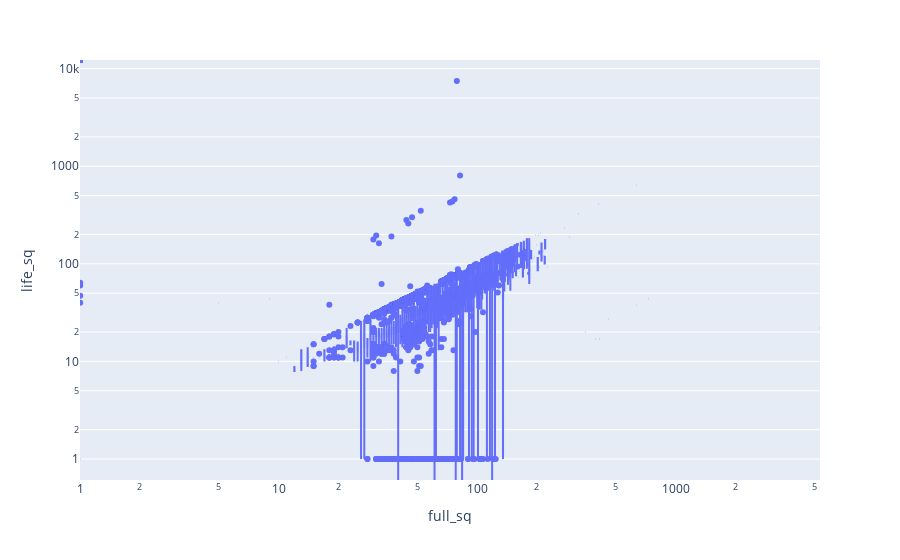

Notebook code cell kept with this figure:
### Code cell
fig = px.box(
    data_frame=sber_data,
    x='full_sq',
    y='life_sq',
    log_x=True,
    log_y=True
)

fig.show()

### Figure 1 — Plotly figure (JSON) as saved in the notebook; plotly's stock layout.template omitted (floating-point values rounded to 4 significant figures; data arrays with more than 128 entries replaced by an {"elided": "..."} marker saying what was removed)
{"data": [{"alignmentgroup": "True", "hovertemplate": "full_sq=%{x}<br>life_sq=%{y}<extra></extra>", "legendgroup": "", "marker": {"color": "#636efa"}, "name": "", "notched": false, "offsetgroup": "", "orientation": "v", "showlegend": false, "type": "box", "x": {"elided": "30471 int values"}, "x0": " ", "xaxis": "x", "y": {"elided": "30471 int values"}, "y0": " ", "yaxis": "y"}], "layout": {"boxmode": "group", "legend": {"tracegroupgap": 0}, "margin": {"t": 60}, "xaxis": {"anchor": "y", "domain": [0, 1], "title": {"text": "full_sq"}, "type": "log"}, "yaxis": {"anchor": "x", "domain": [0, 1], "title": {"text": "life_sq"}, "type": "log"}}}
